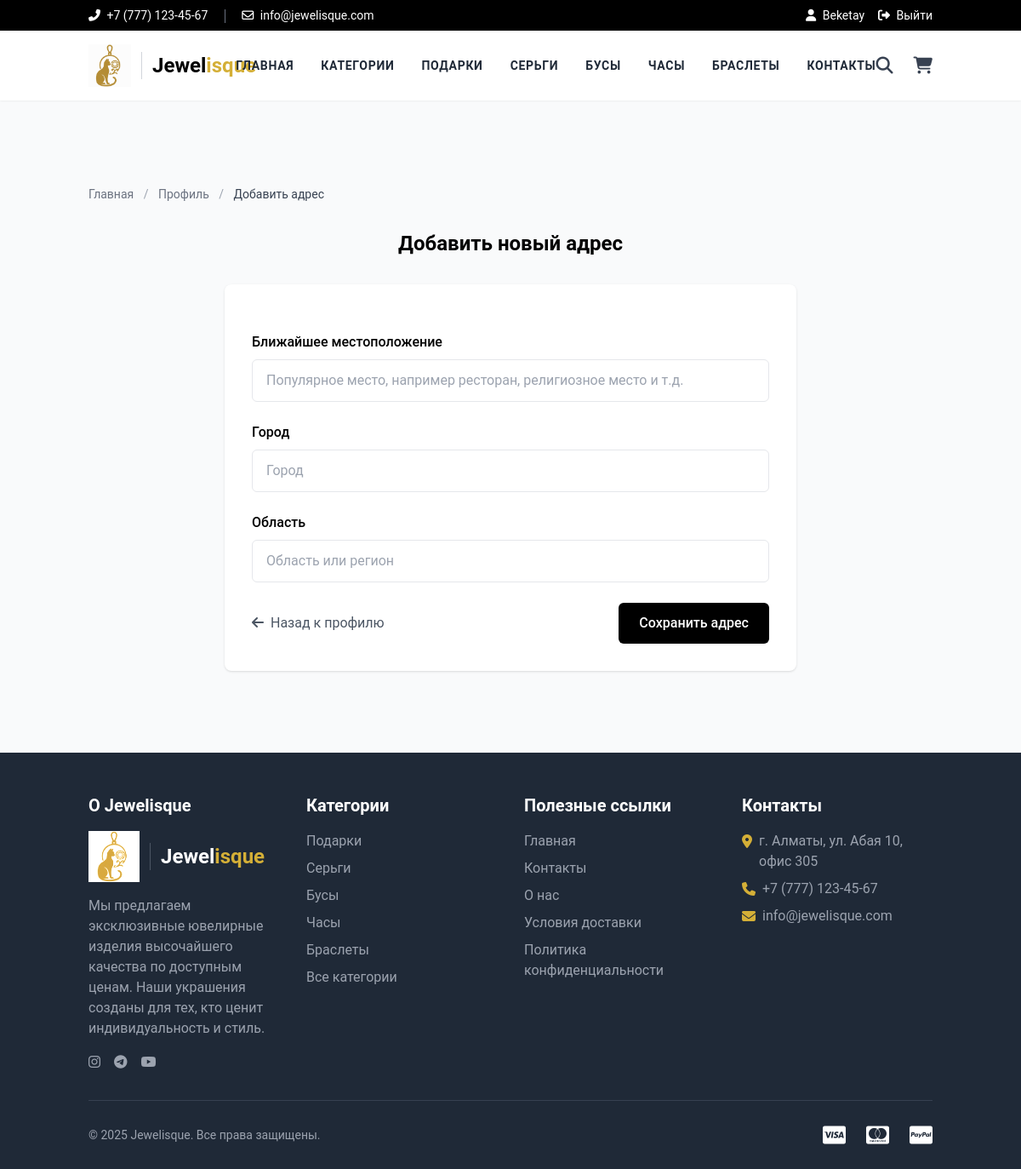
Page /add-address/ (signed in) on the committed database.
### store/models.py (models this page shows, shortened)
class Category(models.Model):
    title = models.CharField(max_length=50, verbose_name="Название категории")
    slug = models.SlugField(max_length=55, verbose_name="URL категории", unique=True)
    description = models.TextField(blank=True, verbose_name="Описание категории")
    category_image = models.ImageField(upload_to='category', blank=True, null=True, verbose_name="Изображение категории")
    is_active = models.BooleanField(verbose_name="Активна?", default=True)
    is_featured = models.BooleanField(verbose_name="Рекомендуемая?", default=False)
    created_at = models.DateTimeField(auto_now_add=True, verbose_name="Дата создания")
    updated_at = models.DateTimeField(auto_now=True, verbose_name="Дата обновления")
    class Meta:
        verbose_name_plural = 'Категории'
        ordering = ('-created_at',)
        indexes = [
            models.Index(fields=['slug']),
            models.Index(fields=['is_active']),
            models.Index(fields=['is_featured']),
        ]

### store/views.py (the view, shortened to what this page needs)
# urls.py: path('add-address/', AddressView.as_view(), name="add-address"),
@method_decorator(login_required, name='dispatch')
class AddressView(View):
    def get(self, request):
        form = AddressForm()
        return render(request, 'store/add_address.html', {'form': form})

### store/forms.py
class AddressForm(forms.ModelForm):
    class Meta:
        model = Address
        fields = ['locality', 'city', 'state']
        widgets = {
            'locality': forms.TextInput(attrs={'class':'form-control', 'placeholder':'Популярное место, например ресторан, религиозное место и т.д.'}),
            'city': forms.TextInput(attrs={'class':'form-control', 'placeholder':'Город'}),
            'state': forms.TextInput(attrs={'class':'form-control', 'placeholder':'Область или регион'})
        }

### store/context_preprocessors.py (called while the page is built)
def store_menu(request):
    categories = Category.objects.filter(is_active=True)[:5]  # Ограничиваем до 5 категорий для меню
    return {'menu_categories': categories}

def cart_menu(request):
    if request.user.is_authenticated:
        cart_count = Cart.objects.filter(user=request.user).count()
        return {'cart_count': cart_count}
    return {'cart_count': 0}

### store/templatetags/store_tags.py (called while the page is built)
@register.simple_tag
def get_media_prefix():
    return settings.MEDIA_URL

### templates/store/add_address.html (shortened to what this page needs)
{% extends 'base.html' %}
{% block content %}
<div class="container mx-auto px-4 py-12">
    <div class="text-sm mb-8">
        <a href="{% url 'store:home' %}" class="text-gray-500 hover:text-secondary">Главная</a>
        <span class="mx-2 text-gray-400">/</span>
        <a href="{% url 'store:profile' %}" class="text-gray-500 hover:text-secondary">Профиль</a>
        <span class="mx-2 text-gray-400">/</span>
        <span class="text-gray-700">Добавить адрес</span>
    </div>
    <div class="max-w-2xl mx-auto">
        <h1 class="text-2xl font-bold mb-8 text-center">Добавить новый адрес</h1>
        <div class="bg-white rounded-lg shadow p-8">
            <form method="post" novalidate class="space-y-6">
                <div>
                    <label for="{{ form.locality.id_for_label }}" class="block mb-2 font-medium">{{ form.locality.label }}</label>
                    {{ form.locality }}
                </div>
                <div>
                    <label for="{{ form.city.id_for_label }}" class="block mb-2 font-medium">{{ form.city.label }}</label>
                    {{ form.city }}
                </div>
                <div>
                    <label for="{{ form.state.id_for_label }}" class="block mb-2 font-medium">{{ form.state.label }}</label>
                    {{ form.state }}
                </div>
                <div class="flex items-center justify-between">
                    <a href="{% url 'store:profile' %}" class="text-gray-600 hover:text-secondary">
                        <i class="fas fa-arrow-left mr-1"></i> Назад к профилю
                    </a>
                    <button type="submit" class="px-6 py-3 bg-black text-white font-medium rounded-md hover:bg-opacity-90 transition">Сохранить адрес</button>
                </div>
            </form>
        </div>
    </div>
</div>
{% endblock %}

### templates/base.html (shortened to what this page needs)
<!DOCTYPE html>
<html lang="ru">
<head>
    {% load static %}
    {% load store_tags %}
    <link rel="stylesheet" href="{% static 'css/styles.css' %}">
    <link rel="stylesheet" href="https://cdnjs.cloudflare.com/ajax/libs/font-awesome/6.4.0/css/all.min.css">
    <link rel="stylesheet" href="{% static 'css/base_style.css' %}">
    <script src="https://cdn.tailwindcss.com"></script>
</head>
<body class="bg-gray-50 flex flex-col min-h-screen">
    <header class="bg-white shadow-sm fixed top-0 left-0 right-0 w-full z-50">
        <div class="bg-black text-white py-2">
            <div class="container mx-auto px-4 flex justify-between items-center text-sm">
                <div>
                    <span><i class="fas fa-phone-alt mr-1"></i> +7 (777) 123-45-67</span>
                    <span><i class="far fa-envelope mr-1"></i> info@jewelisque.com</span>
                </div>
                <div class="flex items-center">
                    {% if request.user.is_authenticated %}
                    <a href="{% url 'store:profile' %}" class="mr-4 hover:text-secondary transition">
                        <i class="fas fa-user mr-1"></i> {{ request.user.username }}
                    </a>
                    <a href="{% url 'store:logout' %}" class="hover:text-secondary transition">
                        <i class="fas fa-sign-out-alt mr-1"></i> Выйти
                    </a>
                    {% endif %}
                </div>
            </div>
        </div>
        <div class="container mx-auto px-4">
            <div class="flex justify-between items-center py-4">
                <a href="{% url 'store:home' %}" class="flex items-center">
                    <img src="{% get_media_prefix %}logo/logo.png" alt="Jewelisque" class="logo-img">
                    <span class="site-title">Jewel<span class="gold-text">isque</span></span>
                </a>
                <nav class="hidden md:flex space-x-8 text-sm font-bold">
                    <a href="{% url 'store:home' %}" class="nav-link text-gray-800 hover:text-secondary transition hover:scale-105">Главная</a>
                    <a href="{% url 'store:all-categories' %}" class="nav-link text-gray-800 hover:text-secondary transition hover:scale-105">Категории</a>
                    {% for category in menu_categories %}
                    <a href="{% url 'store:category-products' category.slug %}" class="nav-link text-gray-800 hover:text-secondary transition hover:scale-105">{{ category.title }}</a>
                    {% endfor %}
                    <a href="{% url 'store:contacts' %}" class="nav-link text-gray-800 hover:text-secondary transition hover:scale-105">Контакты</a>
                </nav>
                <div class="flex items-center space-x-6">
                    <button id="search-toggle" class="text-gray-700 hover:text-secondary transition">
                        <i class="fas fa-search text-xl"></i>
                    </button>
                    <a href="{% url 'store:cart' %}" class="text-gray-700 hover:text-secondary transition relative">
                        <i class="fas fa-shopping-cart text-xl"></i>
                    </a>
                </div>
            </div>
        </div>
    </header>
    <main class="flex-grow mt-[170px]">
        {% block content %}{% endblock %}
    </main>
    <footer class="bg-gray-800 text-white pt-12 pb-6 mt-12">
        <div class="container mx-auto px-4">
            <div class="grid grid-cols-1 md:grid-cols-4 gap-8 mb-8">
                <div>
                    <h3 class="text-xl font-bold mb-4">О Jewelisque</h3>
                    <div class="mb-4 flex items-center">
                        <img src="{% get_media_prefix %}logo/logo.png" alt="Jewelisque" class="footer-logo">
                        <span class="site-title text-white">Jewel<span class="gold-text">isque</span></span>
                    </div>
                    <p class="text-gray-400 mb-4">Мы предлагаем эксклюзивные ювелирные изделия высочайшего качества по доступным ценам. Наши украшения созданы для тех, кто ценит индивидуальность и стиль.</p>
                    <div class="flex space-x-4">
                        <a href="https://instagram.com" target="_blank" class="text-gray-400 hover:text-secondary transition">
                            <i class="fab fa-instagram"></i>
                        </a>
                        <a href="https://t.me" target="_blank" class="text-gray-400 hover:text-secondary transition">
                            <i class="fab fa-telegram"></i>
                        </a>
                        <a href="https://youtube.com" target="_blank" class="text-gray-400 hover:text-secondary transition">
                            <i class="fab fa-youtube"></i>
                        </a>
                    </div>
                </div>
                <div>
                    <h3 class="text-xl font-bold mb-4">Категории</h3>
                    <ul class="space-y-2">
                        {% for category in menu_categories %}
                        <li>
                            <a href="{% url 'store:category-products' category.slug %}" class="text-gray-400 hover:text-secondary transition">{{ category.title }}</a>
                        </li>
                        {% endfor %}
                        <li>
                            <a href="{% url 'store:all-categories' %}" class="text-gray-400 hover:text-secondary transition">Все категории</a>
                        </li>
                    </ul>
                </div>
                <div>
                    <h3 class="text-xl font-bold mb-4">Полезные ссылки</h3>
                    <ul class="space-y-2">
                        <li>
                            <a href="{% url 'store:home' %}" class="text-gray-400 hover:text-secondary transition">Главная</a>
                        </li>
                        <li>
                            <a href="{% url 'store:contacts' %}" class="text-gray-400 hover:text-secondary transition">Контакты</a>
                        </li>
                        <li>
                            <a href="{% url 'store:about' %}" class="text-gray-400 hover:text-secondary transition">О нас</a>
                        </li>
                        <li>
                            <a href="{% url 'store:shipping' %}" class="text-gray-400 hover:text-secondary transition">Условия доставки</a>
                        </li>
                        <li>
                            <a href="{% url 'store:privacy' %}" class="text-gray-400 hover:text-secondary transition">Политика конфиденциальности</a>
                        </li>
                    </ul>
                </div>
                <div>
                    <h3 class="text-xl font-bold mb-4">Контакты</h3>
                    <ul class="space-y-2">
                        <li class="flex items-start">
                            <i class="fas fa-map-marker-alt mt-1 mr-2 text-secondary"></i>
                            <span class="text-gray-400">г. Алматы, ул. Абая 10, офис 305</span>
                        </li>
                        <li class="flex items-start">
                            <i class="fas fa-phone mt-1 mr-2 text-secondary"></i>
                            <span class="text-gray-400">+7 (777) 123-45-67</span>
                        </li>
                        <li class="flex items-start">
                            <i class="fas fa-envelope mt-1 mr-2 text-secondary"></i>
                            <span class="text-gray-400">info@jewelisque.com</span>
                        </li>
                    </ul>
                </div>
            </div>
            <div class="border-t border-gray-700 pt-6">
                <div class="flex flex-col md:flex-row justify-between items-center">
                    <p class="text-gray-400 text-sm mb-4 md:mb-0">© 2025 Jewelisque. Все права защищены.</p>
                    <div class="flex space-x-6">
                        <i class="fab fa-cc-visa text-white text-2xl" title="Visa"></i>
                        <i class="fab fa-cc-mastercard text-white text-2xl" title="Mastercard"></i>
                        <i class="fab fa-cc-paypal text-white text-2xl" title="PayPal"></i>
                    </div>
                </div>
            </div>
        </div>
    </footer>
</body>
</html>

### static/css/styles.css (style rules this page uses)
body { font-family: 'Roboto', sans-serif; }
.gold-text { color: #D4AF37; }
.nav-link { position: relative; text-transform: uppercase; letter-spacing: 0.05em; }
.nav-link::after { content: ''; position: absolute; width: 0; height: 2px; bottom: -2px; left: 0; background-color: #D4AF37; transition: width 0.3s ease; }
input[type="text"], input[type="email"], input[type="password"], input[type="number"], textarea { width: 100%; padding: 0.75rem 1rem; border: 1px solid #E5E7EB; border-radius: 0.375rem; font-size: 1rem; outline: none; transition: border-color 0.3s ease, box-shadow 0.3s ease; }

### static/css/base_style.css (style rules this page uses)
body { font-family: 'Roboto', sans-serif; }
.nav-link { position: relative; text-transform: uppercase; letter-spacing: 0.05em; }
.nav-link::after { content: ''; position: absolute; width: 0; height: 2px; bottom: -2px; left: 0; background-color: #D4AF37; transition: width 0.3s; }
.gold-text { color: #D4AF37; }
.logo-img { height: auto; max-height: 50px; transition: transform 0.3s ease; }
.site-title { font-size: 1.5rem; font-weight: bold; white-space: nowrap; }
.footer-logo { filter: brightness(1.2); max-height: 60px; margin-bottom: 0; }

### rows in the picture
Category: title "ПОДАРКИ", title "Подарки"
Category: title "СЕРЬГИ", title "Серьги"
Category: title "БУСЫ", title "Бусы"
Category: title "ЧАСЫ", title "Часы"
Category: title "БРАСЛЕТЫ", title "Браслеты"

### other values in the picture
{{ request.user.username }} "Beketay"
